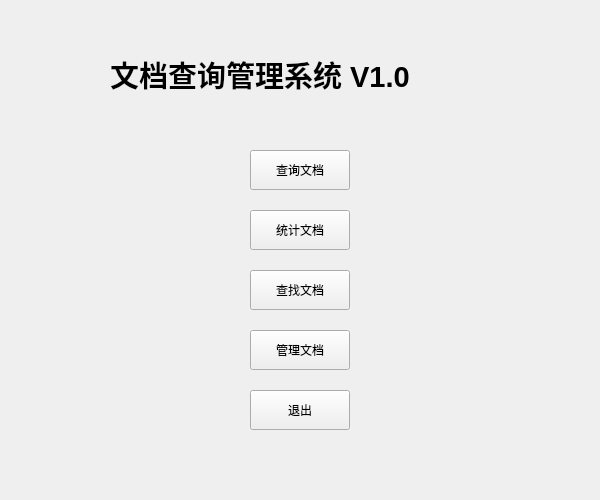
<?xml version="1.0" encoding="UTF-8"?>
<ui version="4.0">
 <class>Widget</class>
 <widget class="QWidget" name="Widget">
  <property name="geometry">
   <rect>
    <x>0</x>
    <y>0</y>
    <width>600</width>
    <height>500</height>
   </rect>
  </property>
  <property name="windowTitle">
   <string>Widget</string>
  </property>
  <widget class="QPushButton" name="pushButton">
   <property name="geometry">
    <rect>
     <x>250</x>
     <y>150</y>
     <width>100</width>
     <height>40</height>
    </rect>
   </property>
   <property name="text">
    <string>查询文档</string>
   </property>
  </widget>
  <widget class="QPushButton" name="pushButton_2">
   <property name="geometry">
    <rect>
     <x>250</x>
     <y>210</y>
     <width>100</width>
     <height>40</height>
    </rect>
   </property>
   <property name="text">
    <string>统计文档</string>
   </property>
  </widget>
  <widget class="QPushButton" name="pushButton_3">
   <property name="geometry">
    <rect>
     <x>250</x>
     <y>270</y>
     <width>100</width>
     <height>40</height>
    </rect>
   </property>
   <property name="text">
    <string>查找文档</string>
   </property>
  </widget>
  <widget class="QPushButton" name="pushButton_4">
   <property name="geometry">
    <rect>
     <x>250</x>
     <y>390</y>
     <width>100</width>
     <height>40</height>
    </rect>
   </property>
   <property name="text">
    <string>退出</string>
   </property>
  </widget>
  <widget class="QLabel" name="label">
   <property name="geometry">
    <rect>
     <x>110</x>
     <y>50</y>
     <width>550</width>
     <height>50</height>
    </rect>
   </property>
   <property name="text">
    <string>&lt;html&gt;&lt;head/&gt;&lt;body&gt;&lt;p&gt;&lt;span style=&quot; font-size:22pt; font-weight:600;&quot;&gt;文档查询管理系统 V1.0&lt;/span&gt;&lt;/p&gt;&lt;/body&gt;&lt;/html&gt;</string>
   </property>
  </widget>
  <widget class="QPushButton" name="pushButton_5">
   <property name="geometry">
    <rect>
     <x>250</x>
     <y>330</y>
     <width>100</width>
     <height>40</height>
    </rect>
   </property>
   <property name="text">
    <string>管理文档</string>
   </property>
  </widget>
 </widget>
 <layoutdefault spacing="6" margin="11"/>
 <resources/>
 <connections>
  <connection>
   <sender>pushButton_5</sender>
   <signal>clicked()</signal>
   <receiver>Widget</receiver>
   <slot>slot1()</slot>
   <hints>
    <hint type="sourcelabel">
     <x>323</x>
     <y>350</y>
    </hint>
    <hint type="destinationlabel">
     <x>409</x>
     <y>355</y>
    </hint>
   </hints>
  </connection>
 </connections>
 <slots>
  <slot>slot1()</slot>
 </slots>
</ui>
